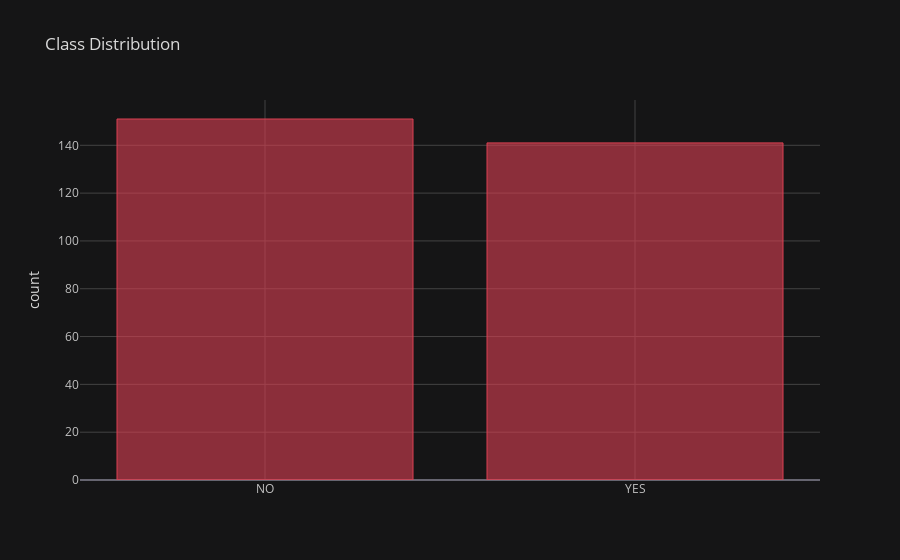

Here is the notebook cell this chart was saved with:
### Markdown cell above
PLOTS

### Code cell
df.groupby('Class/ASD').count()['id'].iplot(kind='bar',title='Class Distribution', yTitle='count', theme='solar', color='red')

### Figure 1 — Plotly figure (JSON) as saved in the notebook; plotly's stock layout.template omitted (floating-point values rounded to 4 significant figures)
{"data": [{"marker": {"color": "rgba(219, 64, 82, 0.6)", "line": {"color": "rgba(219, 64, 82, 1.0)", "width": 1}}, "name": "id", "orientation": "v", "text": "", "type": "bar", "x": ["NO", "YES"], "y": [151, 141]}], "layout": {"legend": {"bgcolor": "#151516", "font": {"color": "#D9D9D9"}}, "paper_bgcolor": "#151516", "plot_bgcolor": "#151516", "title": {"font": {"color": "#D9D9D9"}, "text": "Class Distribution"}, "xaxis": {"gridcolor": "#434343", "showgrid": true, "tickfont": {"color": "#C2C2C2"}, "title": {"font": {"color": "#D9D9D9"}, "text": ""}, "zerolinecolor": "#666570"}, "yaxis": {"gridcolor": "#434343", "showgrid": true, "tickfont": {"color": "#C2C2C2"}, "title": {"font": {"color": "#D9D9D9"}, "text": "count"}, "zerolinecolor": "#666570"}}}
